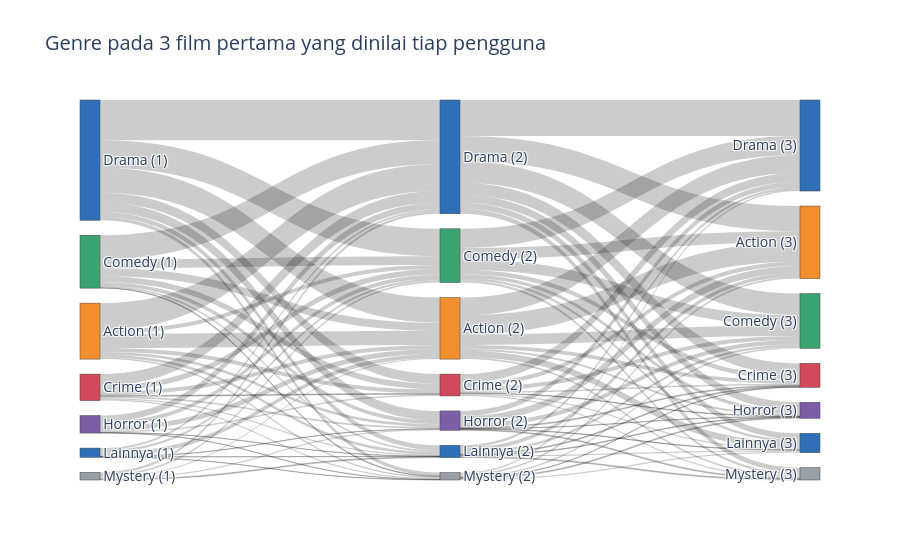

Notebook cell for this chart:
### Markdown cell above
## 1. Sankey jalur
**Kapan dipakai:** menunjukkan arus dari satu tahap ke tahap berikutnya (klik, halaman,
pembelian, perpindahan status). **Cara baca:** lebar pita = jumlah pengguna, tiap kolom =
satu langkah. Pita tebal yang berpindah warna = perpindahan yang sering. Interaktif: arahkan
kursor ke pita untuk melihat jumlahnya.

Plotly Sankey butuh nomor simpul: simpul = (langkah, genre), nomor = langkah x jumlah genre +
posisi genre.

### Code cell
top_genres = list(first_steps["langkah1"].value_counts().head(TOP_GENRES).index)
genres = top_genres + ["Lainnya"]
sankey_table = first_steps.copy()
for column in sankey_table.columns:
    is_top = sankey_table[column].isin(genres)
    sankey_table[column] = sankey_table[column].where(is_top, "Lainnya")

node_names = []
node_colors = []
for column in sankey_table.columns:
    for i, genre in enumerate(genres):
        node_names.append(f"{genre} ({column[-1]})")
        node_colors.append(PALETTE[i % len(PALETTE)])

sources = []
targets = []
values = []
for step in range(2):
    pairs = sankey_table.groupby([f"langkah{step + 1}", f"langkah{step + 2}"]).size()
    for pair, count in pairs.items():
        sources.append(step * len(genres) + genres.index(pair[0]))
        targets.append((step + 1) * len(genres) + genres.index(pair[1]))
        values.append(count)

fig = go.Figure(go.Sankey(node={"label": node_names, "color": node_colors, "pad": 15},
                          link={"source": sources, "target": targets, "value": values}))
fig.update_layout(title="Genre pada 3 film pertama yang dinilai tiap pengguna", font_size=14)
fig.write_html("alur_sankey.html", include_plotlyjs=True)
fig.show()

### Figure 1 — Plotly figure (JSON) as saved in the notebook; plotly's stock layout.template omitted (floating-point values rounded to 4 significant figures)
{"data": [{"link": {"source": [1, 1, 1, 1, 1, 1, 1, 2, 2, 2, 2, 2, 2, 2, 3, 3, 3, 3, 3, 3, 3, 0, 0, 0, 0, 0, 0, 0, 4, 4, 4, 4, 4, 4, 6, 6, 6, 6, 6, 6, 5, 5, 5, 5, 5, 8, 8, 8, 8, 8, 8, 8, 9, 9, 9, 9, 9, 9, 9, 10, 10, 10, 10, 10, 10, 10, 7, 7, 7, 7, 7, 7, 7, 11, 11, 11, 11, 11, 11, 11, 13, 13, 13, 13, 13, 13, 13, 12, 12, 12, 12, 12, 12], "target": [8, 9, 10, 7, 11, 13, 12, 8, 9, 10, 7, 11, 13, 12, 8, 9, 10, 7, 11, 13, 12, 8, 9, 10, 7, 11, 13, 12, 8, 9, 10, 7, 13, 12, 8, 9, 7, 11, 13, 12, 8, 9, 7, 11, 13, 15, 16, 17, 14, 18, 20, 19, 15, 16, 17, 14, 18, 20, 19, 15, 16, 17, 14, 18, 20, 19, 15, 16, 17, 14, 18, 20, 19, 15, 16, 17, 14, 18, 20, 19, 15, 16, 17, 14, 18, 20, 19, 15, 16, 17, 14, 18, 20], "value": [46, 13, 13, 87, 9, 9, 5, 26, 29, 19, 78, 12, 6, 2, 13, 18, 3, 38, 6, 4, 4, 82, 89, 31, 131, 31, 16, 11, 16, 13, 5, 21, 1, 1, 13, 7, 7, 1, 1, 1, 4, 6, 8, 4, 3, 62, 34, 12, 58, 7, 21, 6, 37, 34, 15, 62, 11, 8, 8, 14, 13, 5, 29, 2, 4, 4, 82, 70, 39, 117, 26, 20, 16, 23, 14, 3, 17, 1, 2, 3, 12, 8, 3, 8, 2, 4, 3, 6, 5, 1, 5, 3, 4]}, "node": {"color": ["#2E6FB7", "#F28E2B", "#3BA272", "#D1495B", "#7B5EA7", "#9AA0A6", "#2E6FB7", "#2E6FB7", "#F28E2B", "#3BA272", "#D1495B", "#7B5EA7", "#9AA0A6", "#2E6FB7", "#2E6FB7", "#F28E2B", "#3BA272", "#D1495B", "#7B5EA7", "#9AA0A6", "#2E6FB7"], "label": ["Drama (1)", "Action (1)", "Comedy (1)", "Crime (1)", "Horror (1)", "Mystery (1)", "Lainnya (1)", "Drama (2)", "Action (2)", "Comedy (2)", "Crime (2)", "Horror (2)", "Mystery (2)", "Lainnya (2)", "Drama (3)", "Action (3)", "Comedy (3)", "Crime (3)", "Horror (3)", "Mystery (3)", "Lainnya (3)"], "pad": 15}, "type": "sankey"}], "layout": {"font": {"size": 14}, "title": {"text": "Genre pada 3 film pertama yang dinilai tiap pengguna"}}}
